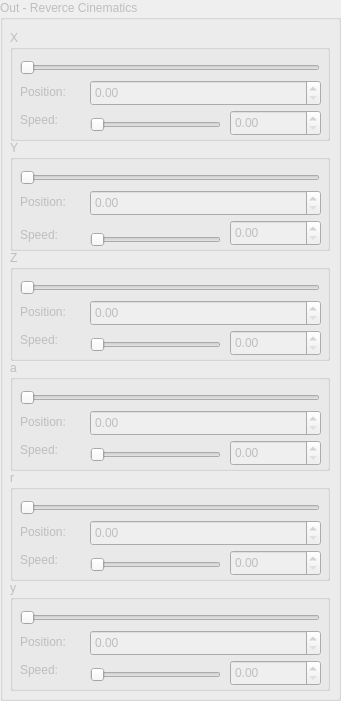
   <widget class="QGroupBox" name="outR">
    <property name="enabled">
     <bool>false</bool>
    </property>
    <property name="geometry">
     <rect>
      <x>860</x>
      <y>10</y>
      <width>341</width>
      <height>701</height>
     </rect>
    </property>
    <property name="title">
     <string>Out - Reverce Cinematics</string>
    </property>
    <widget class="QGroupBox" name="SJ4_2">
     <property name="enabled">
      <bool>false</bool>
     </property>
     <property name="geometry">
      <rect>
       <x>10</x>
       <y>360</y>
       <width>320</width>
       <height>111</height>
      </rect>
     </property>
     <property name="title">
      <string>a</string>
     </property>
     <widget class="QSlider" name="SJ4S_2">
      <property name="enabled">
       <bool>false</bool>
      </property>
      <property name="geometry">
       <rect>
        <x>10</x>
        <y>30</y>
        <width>300</width>
        <height>16</height>
       </rect>
      </property>
      <property name="maximum">
       <number>65535</number>
      </property>
      <property name="sliderPosition">
       <number>0</number>
      </property>
      <property name="orientation">
       <enum>Qt::Horizontal</enum>
      </property>
     </widget>
     <widget class="QDoubleSpinBox" name="doubleSpinBox_13">
      <property name="geometry">
       <rect>
        <x>220</x>
        <y>80</y>
        <width>91</width>
        <height>26</height>
       </rect>
      </property>
     </widget>
     <widget class="QLabel" name="label_24">
      <property name="geometry">
       <rect>
        <x>10</x>
        <y>81</y>
        <width>91</width>
        <height>17</height>
       </rect>
      </property>
      <property name="text">
       <string>Speed:</string>
      </property>
     </widget>
     <widget class="QSlider" name="horizontalSlider_13">
      <property name="geometry">
       <rect>
        <x>80</x>
        <y>85</y>
        <width>131</width>
        <height>20</height>
       </rect>
      </property>
      <property name="orientation">
       <enum>Qt::Horizontal</enum>
      </property>
     </widget>
     <widget class="QLabel" name="label_34">
      <property name="geometry">
       <rect>
        <x>10</x>
        <y>53</y>
        <width>67</width>
        <height>17</height>
       </rect>
      </property>
      <property name="text">
       <string>Position:</string>
      </property>
     </widget>
     <widget class="QDoubleSpinBox" name="doubleSpinBox_33">
      <property name="geometry">
       <rect>
        <x>80</x>
        <y>50</y>
        <width>231</width>
        <height>26</height>
       </rect>
      </property>
     </widget>
    </widget>
    <widget class="QGroupBox" name="SJ5_2">
     <property name="enabled">
      <bool>false</bool>
     </property>
     <property name="geometry">
      <rect>
       <x>10</x>
       <y>470</y>
       <width>320</width>
       <height>111</height>
      </rect>
     </property>
     <property name="title">
      <string>r</string>
     </property>
     <widget class="QSlider" name="SJ5S_2">
      <property name="enabled">
       <bool>false</bool>
      </property>
      <property name="geometry">
       <rect>
        <x>10</x>
        <y>30</y>
        <width>300</width>
        <height>16</height>
       </rect>
      </property>
      <property name="maximum">
       <number>65535</number>
      </property>
      <property name="sliderPosition">
       <number>0</number>
      </property>
      <property name="orientation">
       <enum>Qt::Horizontal</enum>
      </property>
     </widget>
     <widget class="QDoubleSpinBox" name="doubleSpinBox_14">
      <property name="geometry">
       <rect>
        <x>220</x>
        <y>80</y>
        <width>91</width>
        <height>26</height>
       </rect>
      </property>
     </widget>
     <widget class="QLabel" name="label_25">
      <property name="geometry">
       <rect>
        <x>10</x>
        <y>81</y>
        <width>91</width>
        <height>17</height>
       </rect>
      </property>
      <property name="text">
       <string>Speed:</string>
      </property>
     </widget>
     <widget class="QSlider" name="horizontalSlider_14">
      <property name="geometry">
       <rect>
        <x>80</x>
        <y>85</y>
        <width>131</width>
        <height>20</height>
       </rect>
      </property>
      <property name="orientation">
       <enum>Qt::Horizontal</enum>
      </property>
     </widget>
     <widget class="QLabel" name="label_33">
      <property name="geometry">
       <rect>
        <x>10</x>
        <y>53</y>
        <width>67</width>
        <height>17</height>
       </rect>
      </property>
      <property name="text">
       <string>Position:</string>
      </property>
     </widget>
     <widget class="QDoubleSpinBox" name="doubleSpinBox_32">
      <property name="geometry">
       <rect>
        <x>80</x>
        <y>50</y>
        <width>231</width>
        <height>26</height>
       </rect>
      </property>
     </widget>
    </widget>
    <widget class="QGroupBox" name="SJ3_2">
     <property name="enabled">
      <bool>false</bool>
     </property>
     <property name="geometry">
      <rect>
       <x>10</x>
       <y>250</y>
       <width>320</width>
       <height>111</height>
      </rect>
     </property>
     <property name="title">
      <string>Z</string>
     </property>
     <widget class="QSlider" name="SJ3S_2">
      <property name="enabled">
       <bool>false</bool>
      </property>
      <property name="geometry">
       <rect>
        <x>10</x>
        <y>30</y>
        <width>300</width>
        <height>16</height>
       </rect>
      </property>
      <property name="maximum">
       <number>65535</number>
      </property>
      <property name="sliderPosition">
       <number>0</number>
      </property>
      <property name="orientation">
       <enum>Qt::Horizontal</enum>
      </property>
     </widget>
     <widget class="QDoubleSpinBox" name="doubleSpinBox_15">
      <property name="geometry">
       <rect>
        <x>220</x>
        <y>80</y>
        <width>91</width>
        <height>26</height>
       </rect>
      </property>
     </widget>
     <widget class="QLabel" name="label_26">
      <property name="geometry">
       <rect>
        <x>10</x>
        <y>81</y>
        <width>91</width>
        <height>17</height>
       </rect>
      </property>
      <property name="text">
       <string>Speed:</string>
      </property>
     </widget>
     <widget class="QSlider" name="horizontalSlider_15">
      <property name="geometry">
       <rect>
        <x>80</x>
        <y>85</y>
        <width>131</width>
        <height>20</height>
       </rect>
      </property>
      <property name="orientation">
       <enum>Qt::Horizontal</enum>
      </property>
     </widget>
     <widget class="QLabel" name="label_35">
      <property name="geometry">
       <rect>
        <x>10</x>
        <y>53</y>
        <width>67</width>
        <height>17</height>
       </rect>
      </property>
      <property name="text">
       <string>Position:</string>
      </property>
     </widget>
     <widget class="QDoubleSpinBox" name="doubleSpinBox_34">
      <property name="geometry">
       <rect>
        <x>80</x>
        <y>50</y>
        <width>231</width>
        <height>26</height>
       </rect>
      </property>
     </widget>
    </widget>
    <widget class="QGroupBox" name="SJ2_2">
     <property name="enabled">
      <bool>false</bool>
     </property>
     <property name="geometry">
      <rect>
       <x>10</x>
       <y>140</y>
       <width>320</width>
       <height>111</height>
      </rect>
     </property>
     <property name="title">
      <string>Y</string>
     </property>
     <widget class="QSlider" name="SJ2S_2">
      <property name="enabled">
       <bool>false</bool>
      </property>
      <property name="geometry">
       <rect>
        <x>10</x>
        <y>30</y>
        <width>300</width>
        <height>16</height>
       </rect>
      </property>
      <property name="maximum">
       <number>65535</number>
      </property>
      <property name="sliderPosition">
       <number>0</number>
      </property>
      <property name="orientation">
       <enum>Qt::Horizontal</enum>
      </property>
     </widget>
     <widget class="QDoubleSpinBox" name="doubleSpinBox_16">
      <property name="geometry">
       <rect>
        <x>220</x>
        <y>80</y>
        <width>91</width>
        <height>26</height>
       </rect>
      </property>
     </widget>
     <widget class="QLabel" name="label_27">
      <property name="geometry">
       <rect>
        <x>10</x>
        <y>86</y>
        <width>91</width>
        <height>17</height>
       </rect>
      </property>
      <property name="text">
       <string>Speed:</string>
      </property>
     </widget>
     <widget class="QSlider" name="horizontalSlider_16">
      <property name="geometry">
       <rect>
        <x>80</x>
        <y>90</y>
        <width>131</width>
        <height>20</height>
       </rect>
      </property>
      <property name="orientation">
       <enum>Qt::Horizontal</enum>
      </property>
     </widget>
     <widget class="QLabel" name="label_36">
      <property name="geometry">
       <rect>
        <x>10</x>
        <y>53</y>
        <width>67</width>
        <height>17</height>
       </rect>
      </property>
      <property name="text">
       <string>Position:</string>
      </property>
     </widget>
     <widget class="QDoubleSpinBox" name="doubleSpinBox_35">
      <property name="geometry">
       <rect>
        <x>80</x>
        <y>50</y>
        <width>231</width>
        <height>26</height>
       </rect>
      </property>
     </widget>
    </widget>
    <widget class="QGroupBox" name="SJ6_2">
     <property name="enabled">
      <bool>false</bool>
     </property>
     <property name="geometry">
      <rect>
       <x>10</x>
       <y>580</y>
       <width>320</width>
       <height>111</height>
      </rect>
     </property>
     <property name="title">
      <string>y</string>
     </property>
     <widget class="QSlider" name="SJ6S_2">
      <property name="enabled">
       <bool>false</bool>
      </property>
      <property name="geometry">
       <rect>
        <x>10</x>
        <y>30</y>
        <width>300</width>
        <height>16</height>
       </rect>
      </property>
      <property name="maximum">
       <number>65535</number>
      </property>
      <property name="sliderPosition">
       <number>0</number>
      </property>
      <property name="orientation">
       <enum>Qt::Horizontal</enum>
      </property>
     </widget>
     <widget class="QDoubleSpinBox" name="doubleSpinBox_17">
      <property name="geometry">
       <rect>
        <x>220</x>
        <y>80</y>
        <width>91</width>
        <height>26</height>
       </rect>
      </property>
     </widget>
     <widget class="QLabel" name="label_28">
      <property name="geometry">
       <rect>
        <x>10</x>
        <y>81</y>
        <width>91</width>
        <height>17</height>
       </rect>
      </property>
      <property name="text">
       <string>Speed:</string>
      </property>
     </widget>
     <widget class="QSlider" name="horizontalSlider_17">
      <property name="geometry">
       <rect>
        <x>80</x>
        <y>85</y>
        <width>131</width>
        <height>20</height>
       </rect>
      </property>
      <property name="orientation">
       <enum>Qt::Horizontal</enum>
      </property>
     </widget>
     <widget class="QLabel" name="label_32">
      <property name="geometry">
       <rect>
        <x>10</x>
        <y>53</y>
        <width>67</width>
        <height>17</height>
       </rect>
      </property>
      <property name="text">
       <string>Position:</string>
      </property>
     </widget>
     <widget class="QDoubleSpinBox" name="doubleSpinBox_31">
      <property name="geometry">
       <rect>
        <x>80</x>
        <y>50</y>
        <width>231</width>
        <height>26</height>
       </rect>
      </property>
     </widget>
    </widget>
    <widget class="QGroupBox" name="SJ1_2">
     <property name="enabled">
      <bool>false</bool>
     </property>
     <property name="geometry">
      <rect>
       <x>10</x>
       <y>30</y>
       <width>320</width>
       <height>111</height>
      </rect>
     </property>
     <property name="title">
      <string>X</string>
     </property>
     <widget class="QSlider" name="SJ1S_2">
      <property name="enabled">
       <bool>false</bool>
      </property>
      <property name="geometry">
       <rect>
        <x>10</x>
        <y>30</y>
        <width>300</width>
        <height>16</height>
       </rect>
      </property>
      <property name="maximum">
       <number>65535</number>
      </property>
      <property name="value">
       <number>0</number>
      </property>
      <property name="sliderPosition">
       <number>0</number>
      </property>
      <property name="orientation">
       <enum>Qt::Horizontal</enum>
      </property>
     </widget>
     <widget class="QDoubleSpinBox" name="doubleSpinBox_18">
      <property name="geometry">
       <rect>
        <x>220</x>
        <y>80</y>
        <width>91</width>
        <height>26</height>
       </rect>
      </property>
     </widget>
     <widget class="QLabel" name="label_29">
      <property name="geometry">
       <rect>
        <x>10</x>
        <y>81</y>
        <width>91</width>
        <height>17</height>
       </rect>
      </property>
      <property name="text">
       <string>Speed:</string>
      </property>
     </widget>
     <widget class="QSlider" name="horizontalSlider_18">
      <property name="geometry">
       <rect>
        <x>80</x>
        <y>85</y>
        <width>131</width>
        <height>20</height>
       </rect>
      </property>
      <property name="orientation">
       <enum>Qt::Horizontal</enum>
      </property>
     </widget>
     <widget class="QLabel" name="label_37">
      <property name="geometry">
       <rect>
        <x>10</x>
        <y>53</y>
        <width>67</width>
        <height>17</height>
       </rect>
      </property>
      <property name="text">
       <string>Position:</string>
      </property>
     </widget>
     <widget class="QDoubleSpinBox" name="doubleSpinBox_36">
      <property name="geometry">
       <rect>
        <x>80</x>
        <y>50</y>
        <width>231</width>
        <height>26</height>
       </rect>
      </property>
     </widget>
    </widget>
   </widget>
